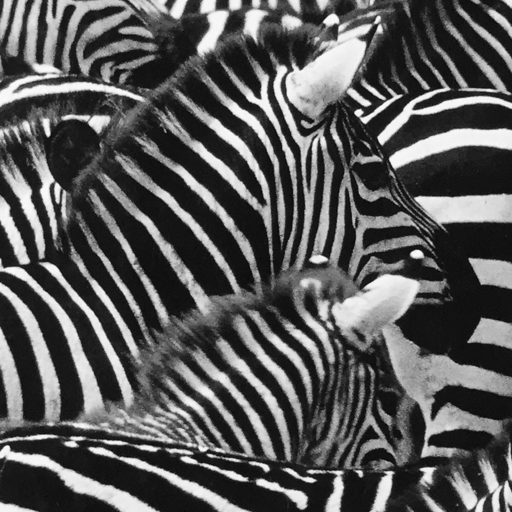
#> input picture src/imagenes/zebra_bw.png, 512 x 512 px
$ jupyter execute 'Convolución 1D.ipynb'
#> lines starting #> are read from the running program, lines starting #| are printed output that depends on the picture
Defición de operador matemático convolución

[cell 1]
import numpy as np
import matplotlib.pyplot as plt
import cv2 as cv

[cell 2]
xt = np.array([1,2,4,3,7,2])
gt = np.array([1,0,8])

[cell 3]
yt = np.convolve(xt,gt,'full')
print("xt*gt->",yt)

Aplicación en señales: Filtrado simple con una ventana promedio

[cell 4]
n = 1000
i = np.array(range(n))
t = i * 8 * np.pi / n
x = np.sin(t) * np.sin(2*t) #señal original

r = np.random.random_sample(size = n) - 0.5 #ruido
xr = x + r #señal con ruido
plt.figure(figsize=(20,9))
plt.plot(t,xr)
plt.plot(t,x)
plt.legend(['xr', 'x'])
plt.show()
#> figure, not shown here; curve peaks at x = 5.28, y = 1.25; curve peaks at x = 0.955, y = 0.77

Filtrar el ruido

[cell 5]
m = 20
g = np.ones((m)) / m
y = np.convolve(xr, g, 'same')
plt.figure(figsize=(20,9))
plt.plot(t,x)
plt.plot(t,y)
plt.legend(['x','y'])
plt.show()
#> figure, not shown here; curve peaks at x = 0.955, y = 0.77; curve peaks at x = 11.76, y = 0.785

2) Separación de dos señaes (con Gausianas)

[cell 6]
m = 1000
i = np.array(range(n))
t = i * 8 * np.pi/n
x1 = np.sin(t)
x2 = 0.3*np.sin(20*t)
x = x1 + x2
r = np.random.random_sample(size = n) - 0.5 #ruido
z = x + r
plt.figure(figsize=(20,9))
plt.plot(t,x1)
plt.plot(t,x2)
plt.plot(t,z)
plt.legend(['x1','x2','z'])
plt.show()
#> figure, not shown here; curve peaks at x = 1.56, y = 1; curve peaks at x = 20.18, y = 0.299; curve peaks at x = 7.97, y = 1.69

[cell 7]
m = 25
h1 = cv.getGaussianKernel(m,7)
h2 = cv.getGaussianKernel(m,1)
plt.plot(h1)
plt.plot(h2)
plt.legend(['h1','h2'])
plt.show()
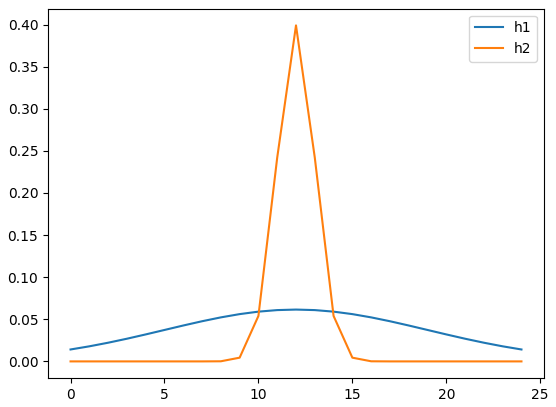
#> figure drawn by matplotlib, 1 panel; curve peaks at x = 12, y = 0.0615; curve peaks at x = 12, y = 0.399

[cell 8]
y1 = np.convolve(z,h1[:,0],'same')
y2 = np.convolve(z,h2[:,0], 'same')
plt.figure(figsize=(20,9))
plt.plot(y2)
plt.plot(y1)
plt.legend(['y2','y1'])
plt.show()
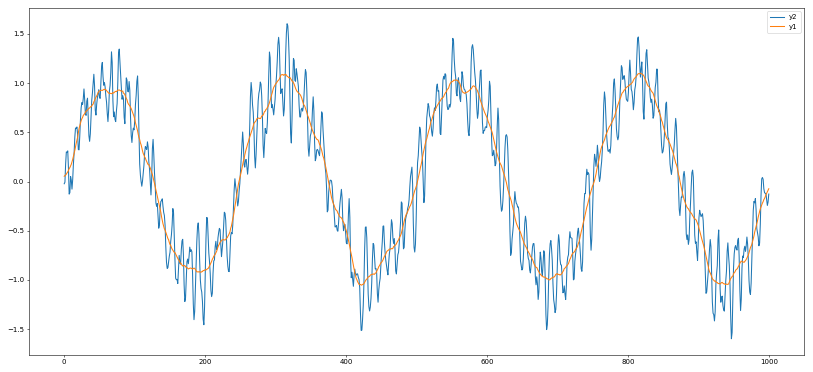
#> figure drawn by matplotlib, 1 panel; curve peaks at x = 316, y = 1.6; curve peaks at x = 817, y = 1.1

[cell 9]
plt.figure(figsize=(20,9))
plt.plot(x1)
plt.plot(y1)
plt.plot(x1-y1)
plt.legend(['x1','y1', 'error'])
plt.show()
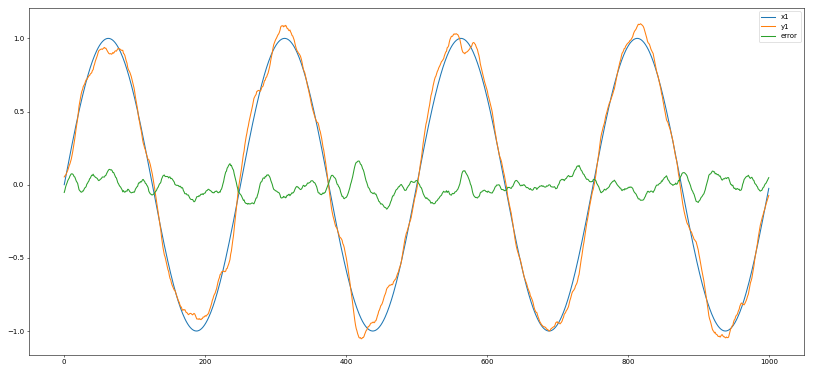
#> figure drawn by matplotlib, 1 panel; curve peaks at x = 62, y = 1; curve peaks at x = 817, y = 1.1; curve peaks at x = 418, y = 0.162

[cell 10]
y3 = -y1 + y2
plt.figure(figsize=(20,9))
plt.plot(x2)
plt.plot(y3)
plt.plot(x2 - y3)
plt.legend(['x2','y2-y1', 'error'])
plt.show()
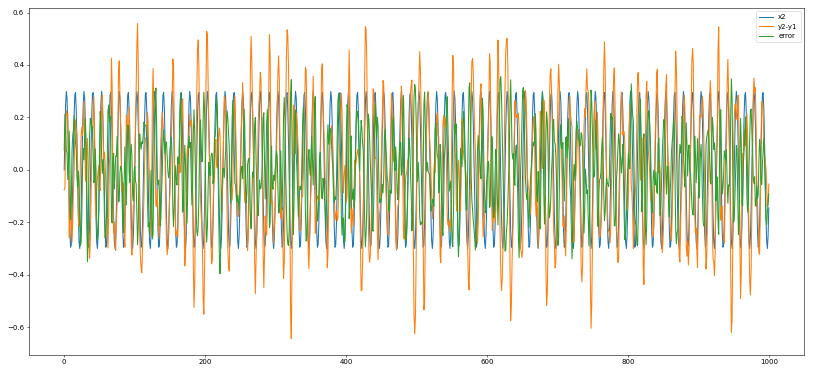
#> figure drawn by matplotlib, 1 panel; curve peaks at x = 803, y = 0.299; curve peaks at x = 104, y = 0.557; curve peaks at x = 619, y = 0.355

Simulación de una imagen con movimiento horizontal

[cell 11]
imagen = cv.imread('imagenes/zebra_bw.png',0)
#> imagen is the input picture: shape (512, 512); min 3, max 253, mean 89.2
#imagen = cv.cvtColor(imagen_1, cv.COLOR_RGB2GRAY)

[cell 12]
plt.imshow(imagen, 'gray')

[cell 13]
#convolución linea por linea
m = 20
g = np.ones((m)) / m
a,b = imagen.shape
#> a = 512; b = 512
y = np.zeros((a,b))
for i in range(a):
    y[i,:] = np.convolve(imagen[i,:], g, 'same')
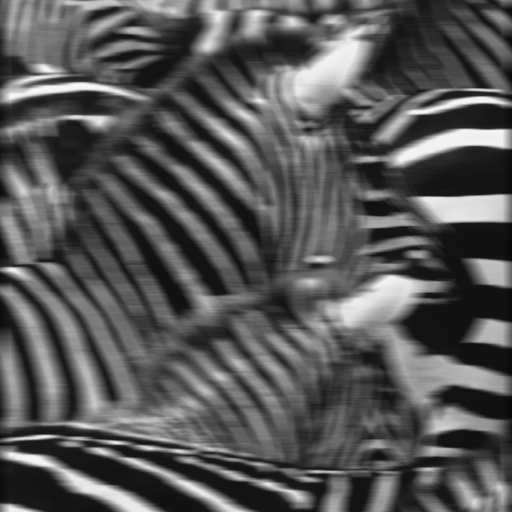
#> y: shape (512, 512) float64; min 9.1, max 248, mean 88.3
#plt.show(y)
plt.imshow(y,'gray')

[cell 14]
h = g.reshape(1,m)
y = cv.filter2D(imagen,-1,h)
plt.imshow(y, 'gray')

Detección de bordes

[cell 15]
xd = imagen.astype(float)
th = 40
h1 = np.array([-1,0,1])
y1 = np.abs(cv.filter2D(xd, -1, h1))
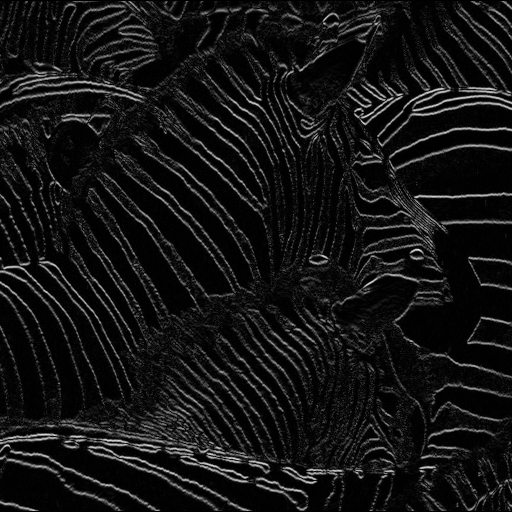
#> y1: shape (512, 512) float64; min 0, max 223, mean 20
z1 = y1 > th
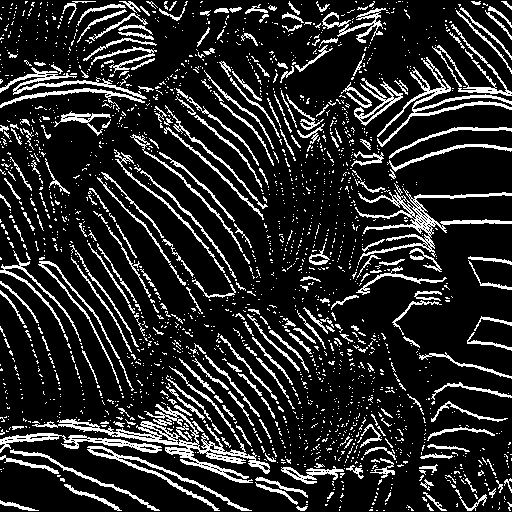
#> z1: shape (512, 512) bool; 15.8% white in thin lines or dots

h2 = h1.reshape(1,3)
y2 = np.abs(cv.filter2D(xd, -1, h2))
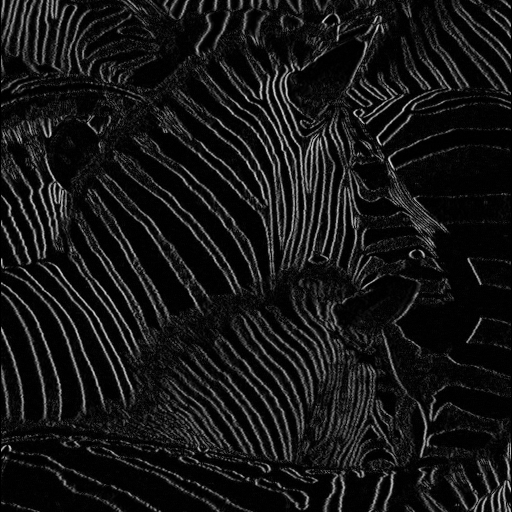
#> y2: shape (512, 512) float64; min 0, max 227, mean 21.9
z2 = y2 > th
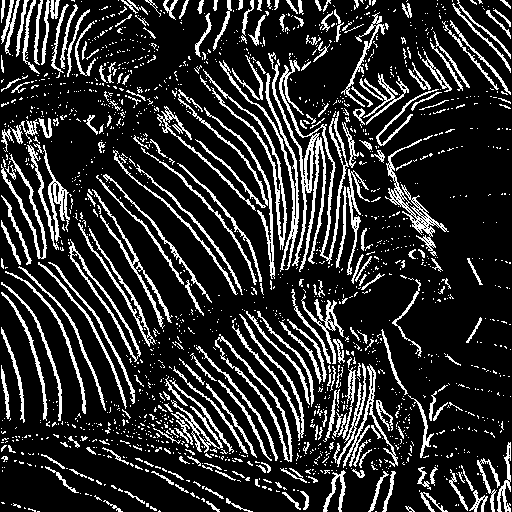
#> z2: shape (512, 512) bool; 18.1% white in thin lines or dots
z = np.logical_or(z1,z2)
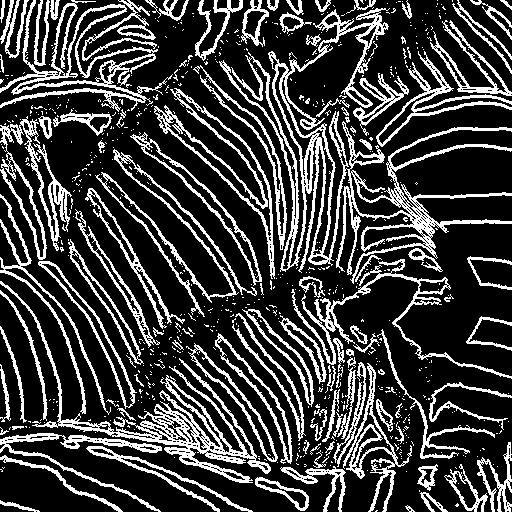
#> z: shape (512, 512) bool; 24.5% white in thin lines or dots
plt.imshow(z)

[cell 16]
# [6 lines of commented-out code are left out]
print(z)
#> (printed output is left out)
#contours, _ = cv.findContours(, cv.RETR_EXTERNAL, cv.CHAIN_APPROX_SIMPLE)
#cv.drawContours(imagen, contours, -1, (0, 255, 0), 2)  # Pinta los bordes en verde (0, 255, 0) con un grosor de 2 píxeles
#plt.imshow(contours)

$ run again, with src/imagenes/IMG01.png copied over src/imagenes/zebra_bw.png
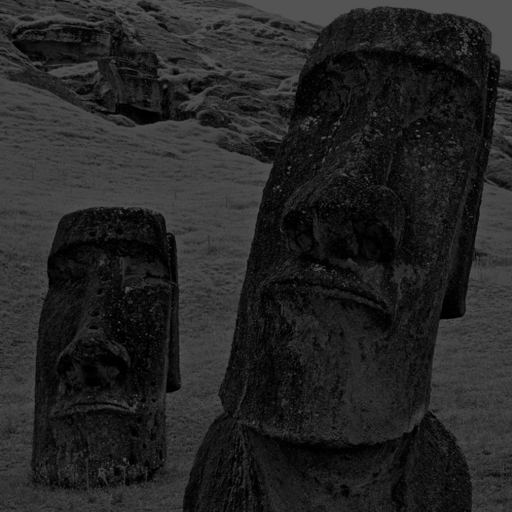
#> input picture src/imagenes/IMG01.png, 512 x 512 px
#> imagen is the input picture: shape (512, 512); min 0, max 84, mean 36.4
#> after the loop `for i in range(a):`:
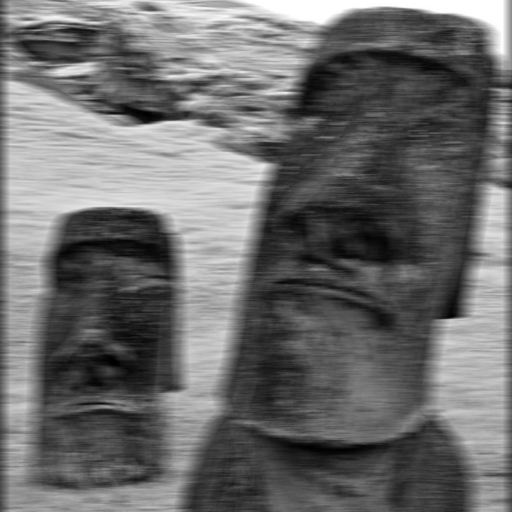
#> y: shape (512, 512) float64; min 0.05, max 84, mean 35.8; drawn with min black and max white
#> z1: shape (512, 512) bool; 1% white in thin lines or dots
#> z2: shape (512, 512) bool; 0.72% white in thin lines or dots
#> `z = np.logical_or(z1,z2)`:
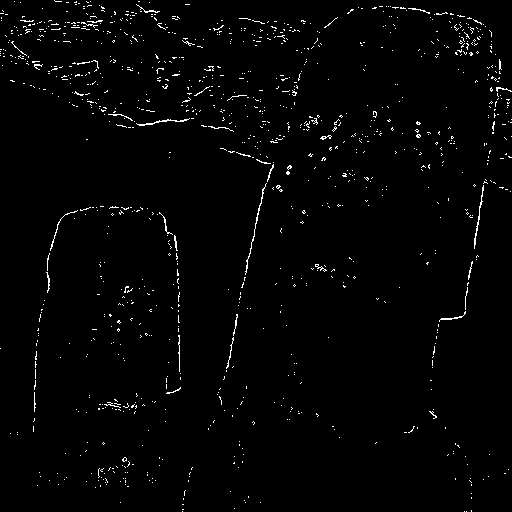
#> z: shape (512, 512) bool; 1.7% white in thin lines or dots
#> (printed output is left out)

$ run again, with src/imagenes/chicago.png copied over src/imagenes/zebra_bw.png
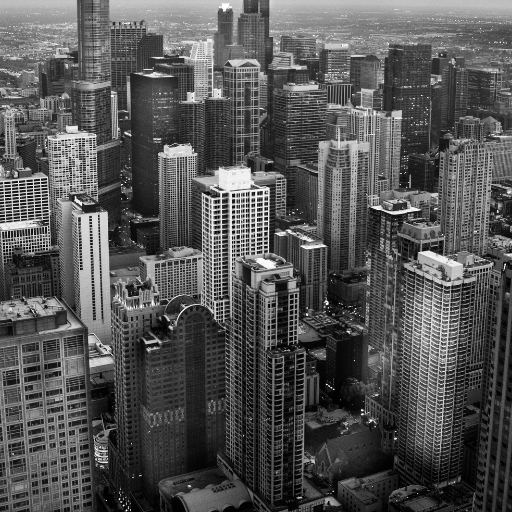
#> input picture src/imagenes/chicago.png, 512 x 512 px
#> imagen is the input picture: shape (512, 512); min 0, max 255, mean 84.9
#> z1: shape (512, 512) bool; 19.5% white in thin lines or dots
#> z2: shape (512, 512) bool; 22.1% white in thin lines or dots
#> `z = np.logical_or(z1,z2)`:
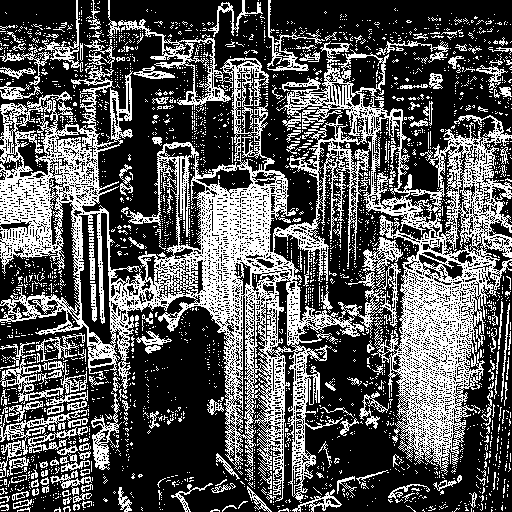
#> z: shape (512, 512) bool; 34.3% white in thin lines or dots
#> (printed output is left out)
